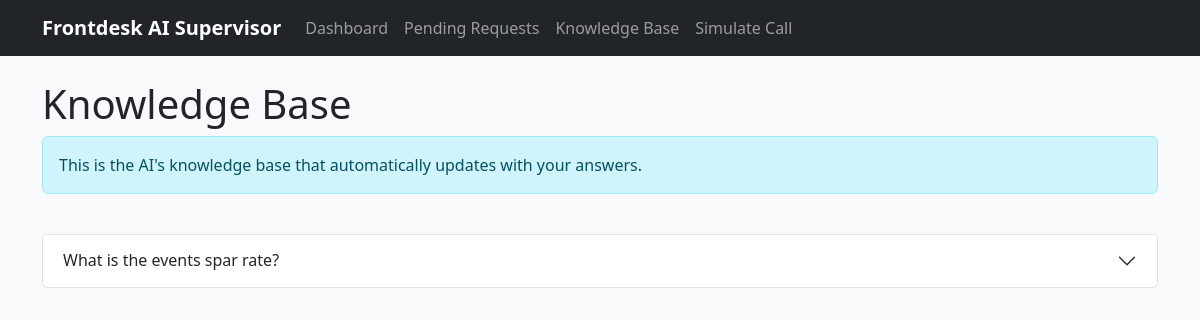
The app's page /knowledge, older data.
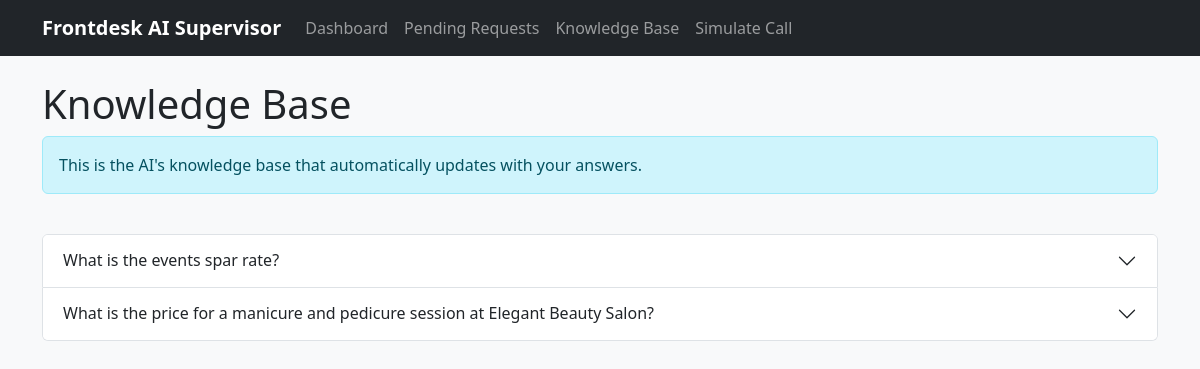
The same page, newer data.
### database.py (models this page shows, shortened)
class KnowledgeItem(db.Model):
    __tablename__ = 'knowledge_base'
    id = db.Column(db.Integer, primary_key=True)
    question = db.Column(db.Text, nullable=False, unique=True)
    answer = db.Column(db.Text, nullable=False)
    created_at = db.Column(db.DateTime, default=datetime.utcnow)
    updated_at = db.Column(db.DateTime, default=datetime.utcnow, onupdate=datetime.utcnow)

### app.py (the view)
    @app.route('/knowledge')
    def knowledge_base():
        try:
            knowledge_items = get_all_knowledge()
            return render_template('knowledge_base.html', items=knowledge_items)
        except Exception as e:
            logger.error(f"Error loading knowledge base: {e}")
            return render_template('error.html', error=str(e))

### app.py (called while the page is built)
def get_all_knowledge():
    try:
        from database import KnowledgeItem
        return KnowledgeItem.query.all()
    except Exception as e:
        logger.warning(f"Could not query knowledge from database: {e}. Using memory storage.")
        return list(memory_knowledge_items.values())

### templates/knowledge_base.html (shortened to what this page needs)
{% extends 'base.html' %}
{% block content %}
<div class="row">
    <div class="col-md-12">
        <h1>Knowledge Base</h1>
        <div class="alert alert-info" role="alert">
            This is the AI's knowledge base that automatically updates with your answers.
        </div>
    </div>
</div>
<div class="row mt-4">
    <div class="col-md-12">
        {% if items %}
            <div class="accordion" id="knowledgeAccordion">
                {% for item in items %}
                <div class="accordion-item">
                    <h2 class="accordion-header" id="heading{{ item.id }}">
                        <button class="accordion-button collapsed" type="button" data-bs-toggle="collapse"
                                data-bs-target="#collapse{{ item.id }}" aria-expanded="false" aria-controls="collapse{{ item.id }}">
                            {{ item.question }}
                        </button>
                    </h2>
                </div>
                {% endfor %}
            </div>
        {% else %}
            <div class="alert alert-warning" role="alert">
                No knowledge items yet. They will appear here as you resolve help requests.
            </div>
        {% endif %}
    </div>
</div>
{% endblock %}

### templates/base.html (shortened to what this page needs)
<!DOCTYPE html>
<html lang="en">
<head>
    <link rel="stylesheet" href="https://cdn.jsdelivr.net/npm/bootstrap@5.3.0/dist/css/bootstrap.min.css">
    <link rel="stylesheet" href="{{ url_for('static', filename='css/style.css') }}">
</head>
<body>
    <nav class="navbar navbar-expand-lg navbar-dark bg-dark">
        <div class="container">
            <a class="navbar-brand" href="{{ url_for('dashboard') }}">Frontdesk AI Supervisor</a>
            <div class="collapse navbar-collapse" id="navbarNav">
                <ul class="navbar-nav">
                    <li class="nav-item">
                        <a class="nav-link" href="{{ url_for('dashboard') }}">Dashboard</a>
                    </li>
                    <li class="nav-item">
                        <a class="nav-link" href="{{ url_for('pending_requests') }}">Pending Requests</a>
                    </li>
                    <li class="nav-item">
                        <a class="nav-link" href="{{ url_for('knowledge_base') }}">Knowledge Base</a>
                    </li>
                    <li class="nav-item">
                        <a class="nav-link" href="{{ url_for('simulate_call') }}">Simulate Call</a>
                    </li>
                </ul>
            </div>
        </div>
    </nav>
    <div class="container mt-4">
        {% block content %}{% endblock %}
    </div>
</body>
</html>

### static/css/style.css (style rules this page uses)
body { font-family: 'Segoe UI', Tahoma, Geneva, Verdana, sans-serif; background-color: #f8f9fa; }
.navbar-brand { font-weight: bold; }

Row changes from the older to the newer data that the page shows:
added KnowledgeItem: question "What is the price for a manicure and pedicure session at Elegant Beauty Salon?"
